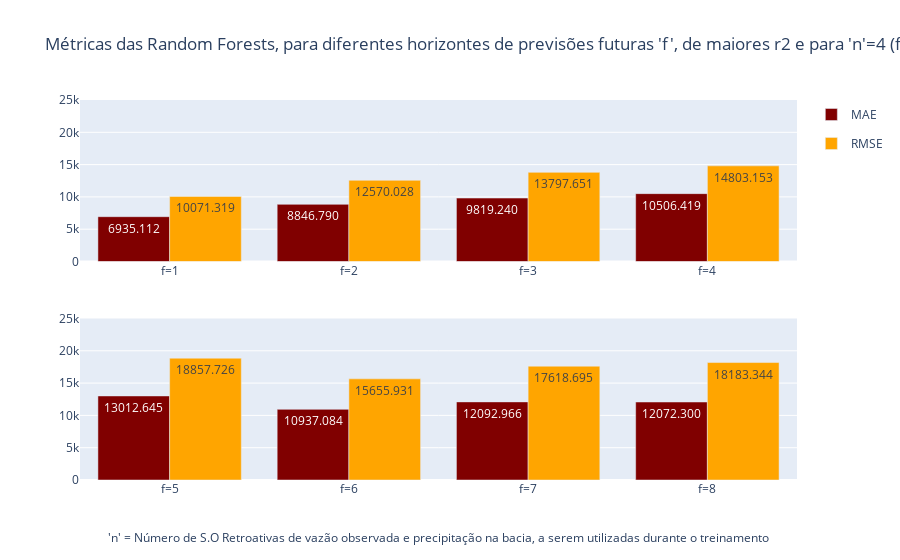

The code cell stored with this chart in its notebook:
### Code cell
from plotly.subplots import make_subplots
import plotly.graph_objects as go

# Custom labels for each subplot
custom_labels_r2_2 = ['f=5', 'f=6', 'f=7', 'f=8']
custom_labels_r2_1 = ['f=1', 'f=2', 'f=3', 'f=4']

# custom_labels_r2_2 = ['f=5 & n=3', 'f=6 & n=2', 'f=7 & n=1', 'f=8 & n=7']
# custom_labels_r2_1 = ['f=1 & n=7', 'f=2 & n=1', 'f=3 & n=5', 'f=4 & n=2']


# Define colors for bars
r2_color = 'maroon'
corr_color = 'orange'

# Create subplots
fig = make_subplots(rows=2, cols=1) # subplot_titles=("Custom Labels for n=5 to n=8", "Custom Labels for n=1 to n=4")

# Add traces to subplot 1
fig.add_trace(go.Bar(
    x=custom_labels_r2_1,
    y=df_plt_2['metrics.mae'][:4],
    text=df_plt_2['metrics.mae'][:4].apply(lambda x: f'{x:.3f}'),  
    hovertemplate='%{y:.3f}',
    name='MAE',
    legendgroup='mae_group',
    marker=dict(color=r2_color)
), row=1, col=1)

fig.add_trace(go.Bar(
    x=custom_labels_r2_1,
    y=df_plt_2['metrics.rmse'][:4],
    text=df_plt_2['metrics.rmse'][:4].apply(lambda x: f'{x:.3f}'),  
    hovertemplate='%{y:.3f}',
    name='RMSE',
    legendgroup='rmse_group',
    showlegend=False,
    marker=dict(color=corr_color)
), row=1, col=1)

# Add traces to subplot 2
fig.add_trace(go.Bar(
    x=custom_labels_r2_2,
    y=df_plt_2['metrics.mae'][4:],
    text=df_plt_2['metrics.mae'][4:].apply(lambda x: f'{x:.3f}'),  
    hovertemplate='%{y:.3f}',
    name='MAE',
    legendgroup='mae_group',
    showlegend=False,
    marker=dict(color=r2_color)
), row=2, col=1)

fig.add_trace(go.Bar(
    x=custom_labels_r2_2,
    y=df_plt_2['metrics.rmse'][4:],
    text=df_plt_2['metrics.rmse'][4:].apply(lambda x: f'{x:.3f}'),  
    hovertemplate='%{y:.3f}',
    name='RMSE',
    legendgroup='rmse_group',
    marker=dict(color=corr_color)
), row=2, col=1)

# Update layout
fig.update_layout(
    title=f"Métricas {name_plots}, para diferentes horizontes de previsões futuras 'f', de maiores r2 e para 'n'=4 (fixo) ",
    #xaxis=dict(title='Número de S.O Retroativas "n" a serem utilizadas durante o treinamento'),
    barmode='group',
)

# Set the same y-axis range for both subplots
fig.update_yaxes(range=[0, 25000], row=1, col=1)
fig.update_yaxes(range=[0, 25000], row=2, col=1)

# Add annotations
fig.add_annotation(text="'n' = Número de S.O Retroativas de vazão observada e precipitação na bacia, a serem utilizadas durante o treinamento",
                   xref="paper", yref="paper",
                   x=0.5, y=-0.18, showarrow=False)

# Add annotations
fig.add_annotation(text="'f' = Número da S.O Futura onde se prevê a vazão",
                   xref="paper", yref="paper",
                   x=0.5, y=-0.25, showarrow=False)

# Show the plot
fig.show()

### Figure 1 — Plotly figure (JSON) as saved in the notebook; plotly's stock layout.template omitted (floating-point values rounded to 4 significant figures)
{"data": [{"hovertemplate": "%{y:.3f}", "legendgroup": "mae_group", "marker": {"color": "maroon"}, "name": "MAE", "text": ["6935.112", "8846.790", "9819.240", "10506.419"], "type": "bar", "x": ["f=1", "f=2", "f=3", "f=4"], "xaxis": "x", "y": [6935.0, 8847.0, 9819.0, 10510.0], "yaxis": "y"}, {"hovertemplate": "%{y:.3f}", "legendgroup": "rmse_group", "marker": {"color": "orange"}, "name": "RMSE", "showlegend": false, "text": ["10071.319", "12570.028", "13797.651", "14803.153"], "type": "bar", "x": ["f=1", "f=2", "f=3", "f=4"], "xaxis": "x", "y": [10070.0, 12570.0, 13800.0, 14800.0], "yaxis": "y"}, {"hovertemplate": "%{y:.3f}", "legendgroup": "mae_group", "marker": {"color": "maroon"}, "name": "MAE", "showlegend": false, "text": ["13012.645", "10937.084", "12092.966", "12072.300"], "type": "bar", "x": ["f=5", "f=6", "f=7", "f=8"], "xaxis": "x2", "y": [13010.0, 10940.0, 12090.0, 12070.0], "yaxis": "y2"}, {"hovertemplate": "%{y:.3f}", "legendgroup": "rmse_group", "marker": {"color": "orange"}, "name": "RMSE", "text": ["18857.726", "15655.931", "17618.695", "18183.344"], "type": "bar", "x": ["f=5", "f=6", "f=7", "f=8"], "xaxis": "x2", "y": [18860.0, 15660.0, 17620.0, 18180.0], "yaxis": "y2"}], "layout": {"annotations": [{"showarrow": false, "text": "'n' = Número de S.O Retroativas de vazão observada e precipitação na bacia, a serem utilizadas durante o treinamento", "x": 0.5, "xref": "paper", "y": -0.18, "yref": "paper"}, {"showarrow": false, "text": "'f' = Número da S.O Futura onde se prevê a vazão", "x": 0.5, "xref": "paper", "y": -0.25, "yref": "paper"}], "barmode": "group", "title": {"text": "Métricas das Random Forests, para diferentes horizontes de previsões futuras 'f', de maiores r2 e para 'n'=4 (fixo) "}, "xaxis": {"anchor": "y", "domain": [0, 1]}, "xaxis2": {"anchor": "y2", "domain": [0, 1]}, "yaxis": {"anchor": "x", "domain": [0.575, 1], "range": [0, 25000]}, "yaxis2": {"anchor": "x2", "domain": [0, 0.425], "range": [0, 25000]}}}
